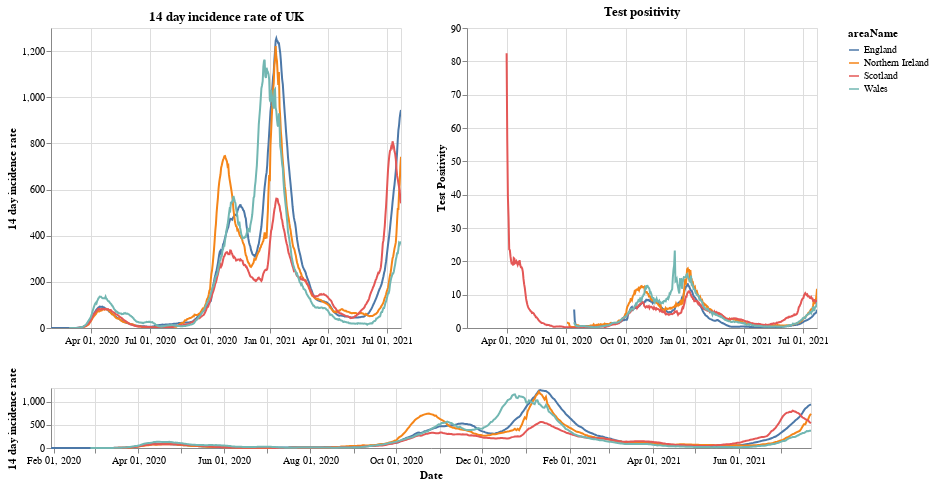

Here is the notebook cell this chart was saved with:
### Markdown cell above
# Plots

First a plot with each country in the UK. The top right shows the positivity rate for (which is the percentage of registered tests which were positive) while the top left is the 14 day incidence rate. The bottom chart can be used to select the timeframe (does not work on a mobile device).

### Code cell
#collapse
brush = alt.selection(type='interval', name='DateBrush',encodings=['x'],fields=['Time'])
leg_selection = alt.selection_multi(fields=['areaName'], bind='legend')

base = alt.Chart(uk_cases).mark_line().encode(
    x=alt.X("yearmonthdate(date):T", axis=alt.Axis(title='Date')),
    y=alt.Y("twoWeeklyCasesRate:Q", axis=alt.Axis(title='14 day incidence rate')),
    tooltip=['areaName', 'date','twoWeeklyCasesRate', 'testPositivity'],
    color='areaName',
    opacity=alt.condition(leg_selection, alt.value(2), alt.value(0.1))
).add_selection(leg_selection).properties(width=350)

upper = base.encode(alt.X('yearmonthdate(date):T', axis=alt.Axis(title=''),
                         scale=alt.Scale(domain=brush))
                   ).properties(title=f'14 day incidence rate of UK')
upper_right = upper.encode(alt.Y('testPositivity:Q', axis=alt.Axis(title='Test Positivity'))).properties(title='Test positivity')
lower = base.properties(height=60, width = 760).add_selection(brush)

(upper | upper_right) & lower

### Figure 1 — Vega-Lite specification as saved in the notebook (floating-point values rounded to 4 significant figures; data arrays with more than 128 entries replaced by an {"elided": "..."} marker saying what was removed)
{"config": {"view": {"continuousWidth": 400, "continuousHeight": 300}}, "vconcat": [{"hconcat": [{"mark": "line", "encoding": {"color": {"type": "nominal", "field": "areaName"}, "opacity": {"condition": {"value": 2, "selection": "selector001"}, "value": 0.1}, "tooltip": [{"type": "nominal", "field": "areaName"}, {"type": "temporal", "field": "date"}, {"type": "quantitative", "field": "twoWeeklyCasesRate"}, {"type": "quantitative", "field": "testPositivity"}], "x": {"type": "temporal", "axis": {"title": ""}, "field": "date", "scale": {"domain": {"selection": "DateBrush"}}, "timeUnit": "yearmonthdate"}, "y": {"type": "quantitative", "axis": {"title": "14 day incidence rate"}, "field": "twoWeeklyCasesRate"}}, "selection": {"selector001": {"type": "multi", "fields": ["areaName"], "bind": "legend"}}, "title": "14 day incidence rate of UK", "width": 350}, {"mark": "line", "encoding": {"color": {"type": "nominal", "field": "areaName"}, "opacity": {"condition": {"value": 2, "selection": "selector001"}, "value": 0.1}, "tooltip": [{"type": "nominal", "field": "areaName"}, {"type": "temporal", "field": "date"}, {"type": "quantitative", "field": "twoWeeklyCasesRate"}, {"type": "quantitative", "field": "testPositivity"}], "x": {"type": "temporal", "axis": {"title": ""}, "field": "date", "scale": {"domain": {"selection": "DateBrush"}}, "timeUnit": "yearmonthdate"}, "y": {"type": "quantitative", "axis": {"title": "Test Positivity"}, "field": "testPositivity"}}, "selection": {"selector001": {"type": "multi", "fields": ["areaName"], "bind": "legend"}}, "title": "Test positivity", "width": 350}]}, {"mark": "line", "encoding": {"color": {"type": "nominal", "field": "areaName"}, "opacity": {"condition": {"value": 2, "selection": "selector001"}, "value": 0.1}, "tooltip": [{"type": "nominal", "field": "areaName"}, {"type": "temporal", "field": "date"}, {"type": "quantitative", "field": "twoWeeklyCasesRate"}, {"type": "quantitative", "field": "testPositivity"}], "x": {"type": "temporal", "axis": {"title": "Date"}, "field": "date", "timeUnit": "yearmonthdate"}, "y": {"type": "quantitative", "axis": {"title": "14 day incidence rate"}, "field": "twoWeeklyCasesRate"}}, "height": 60, "selection": {"selector001": {"type": "multi", "fields": ["areaName"], "bind": "legend"}, "DateBrush": {"type": "interval", "encodings": ["x"], "fields": ["Time"]}}, "width": 760}], "data": {"name": "data-edbcbbc71280eab2f39d53a5b81617e7"}, "$schema": "https://vega.github.io/schema/vega-lite/v4.8.1.json", "datasets": {"data-edbcbbc71280eab2f39d53a5b81617e7": {"elided": "2068 records"}}}
